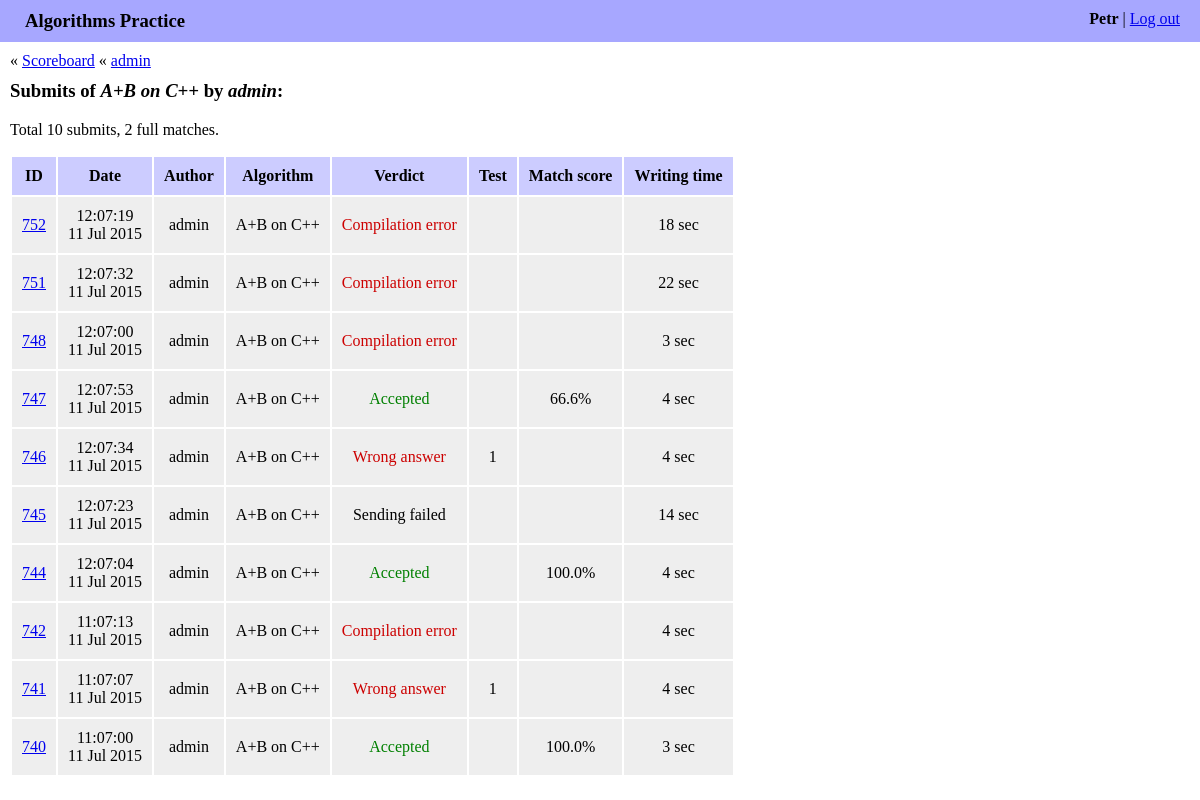
The app's page /history/admin/ab-on-c/ (signed in) with its own data.
### algo/models.py (models this page shows, shortened)
class Algorithm(models.Model):
    name = models.CharField(max_length=255)
    slug = models.SlugField(max_length=60)
    language = models.ForeignKey(Language)
    source_code = models.TextField()
    judge_space_id = models.IntegerField(blank=True, null=True)
    judge_problem_id = models.IntegerField(blank=True, null=True)
    def __str__(self):
        return self.name

class Submit(models.Model):
    algorithm = models.ForeignKey(Algorithm)
    author = models.ForeignKey(User)
    date = models.DateTimeField(auto_now_add=True)
    elapsed_seconds = models.IntegerField()
    source_code = models.TextField()
    score = models.FloatField()
    judge_submit_date = models.DateTimeField(blank=True, null=True)
    judge_verdict = models.CharField(blank=True, max_length=255)
    judge_test = models.IntegerField(blank=True, null=True)
    judge_comment = models.TextField(blank=True)
    awaiting_for_verdict = models.BooleanField()
    def get_verdict_type(self):
        try:
            return JUDGE_VERDICTS[self.judge_verdict][1]
        except KeyError:
            return 'unknown'
    def get_verdict_kind(self):
        verdict_type = self.get_verdict_type()
        if verdict_type == 'rejected':
            return 'bad'
        if verdict_type == 'accepted':
            return 'good'
        return 'unknown'
    def is_scores_visible(self):
        return not self.judge_verdict or self.get_verdict_kind() == 'good'
    EPS = 1e-7

### algo/views.py (the view)
# urls.py: url(r'^history/(?P<author_username>[\w-]+)/$',
@login_required
def history(request, author_username, algorithm_slug=None):
    author = get_object_or_404(User, username=author_username)
    if algorithm_slug is not None:
        algorithm = get_object_or_404(Algorithm, slug=algorithm_slug)
        submits = Submit.objects.filter(author=author, algorithm=algorithm)
    else:
        algorithm = None
        submits = Submit.objects.filter(author=author)
    submits = submits.order_by('-pk')
    full_matches_count = sum(1 for item in submits
                             if abs(item.score - 100) < Submit.EPS)
    return render(request, 'algo/history.html', {
        'algorithm': algorithm,
        'author': author,
        'full_matches_count': full_matches_count,
        'submits': submits,
    })

### algo/templates/algo/history.html (shortened to what this page needs)
{% extends "algo/base.html" %}
{% load staticfiles %}
{% block content %}
<div class="navigation_box">
    &laquo; <a href="{% url 'algo:index' %}">Scoreboard</a>
    {% if algorithm %}
    &laquo; <a href="{% url 'algo:history' author_username=author.username %}">
        {{ author.username }}
    </a>
    {% endif %}
</div>
<h3>
    Submits
    {% if algorithm %}
    of <i>{{ algorithm.name }}</i>
    {% endif %}
    by <i>{{ author.username }}</i>:
</h3>
<p>
    Total {{ submits|length }} submit{{ submits|length|pluralize }},
    {{ full_matches_count }} full match{{ full_matches_count|pluralize:"es" }}.
</p>
{% if submits %}
<table class="history_table">
    <thead>
        <th>ID</th>
        <th>Date</th>
        <th>Author</th>
        <th>Algorithm</th>
        <th>Verdict</th>
        <th>Test</th>
        <th>Match score</th>
        <th>Writing time</th>
    </thead>
    <tbody>
        {% for submit in submits %}
        <tr>
            <td>
                <a href="{% url 'algo:show_submit' submit.author.username submit.algorithm.slug submit.id %}">
                    {{ submit.id }}
                </a>
            </td>
            <td>
                {{ submit.date|date:"H:m:s" }}<br />
                {{ submit.date|date:"d M Y" }}
            </td>
            <td>{{ submit.author }}</td>
            <td>{{ submit.algorithm }}</td>
            <td>
                {% if submit.judge_verdict != None %}
                <span class="verdict_{{ submit.get_verdict_kind }}">
                    {{ submit.judge_verdict }}
                </span>
                {% endif %}
            </td>
            <td>
                {% if submit.judge_test != None %}
                {{ submit.judge_test }}
                {% endif %}
            </td>
            <td>
                {% if submit.is_scores_visible %}
                {{ submit.score|floatformat:1 }}%
                {% endif %}
            </td>
            <td>{{ submit.elapsed_seconds }} sec</td>
        </tr>
        {% endfor %}
    </tbody>
</table>
{% endif %}
{% endblock %}

### algo/templates/algo/base.html (shortened to what this page needs)
<!DOCTYPE html>
<html>
    <head>
        {% load staticfiles %}
        <link rel="stylesheet" href="{% static 'algo/style.css' %}">
    </head>
    <body>
        <div class="account_bar">
            <div class="account_info">
                <b>{{ request.user.username }}</b> | <a href="{% url 'logout' %}">Log out</a>
            </div>
            <div class="site_title">Algorithms Practice</div>
        </div>
        <div class="content">
        {% block content %}{% endblock %}
        </div>
    </body>
</html>

### algo/static/algo/style.css (style rules this page uses)
body { margin: 0; }
.account_bar { background-color: #a7a7ff; padding: 10px 20px 10px 25px; }
.account_info { float: right; }
.site_title { font-size: 14pt; font-weight: bold; }
.content { margin: 10px; }
h3 { margin-top: 10px; }
.verdict_bad { color: #c00; }
.verdict_good { color: green; }
.history_table { text-align: center; }
.history_table th { background-color: #ccf; padding: 10px; }
.history_table td { background-color: #eee; padding: 10px; }

### records on screen
Algorithm: name "A+B on C++"
Submit: id "752", date "12:07:19", date "11 Jul 2015", author "admin", algorithm "A+B on C++", judge_verdict "Compilation error", elapsed_seconds "18"
Submit: id "751", date "12:07:32", date "11 Jul 2015", author "admin", algorithm "A+B on C++", judge_verdict "Compilation error", elapsed_seconds "22"
Submit: id "748", date "12:07:00", date "11 Jul 2015", author "admin", algorithm "A+B on C++", judge_verdict "Compilation error", elapsed_seconds "3"
Submit: id "747", date "12:07:53", date "11 Jul 2015", author "admin", algorithm "A+B on C++", judge_verdict "Accepted", score "66.6", elapsed_seconds "4"
Submit: id "746", date "12:07:34", date "11 Jul 2015", author "admin", algorithm "A+B on C++", judge_verdict "Wrong answer", judge_test "1", elapsed_seconds "4"
Submit: id "745", date "12:07:23", date "11 Jul 2015", author "admin", algorithm "A+B on C++", judge_verdict "Sending failed", elapsed_seconds "14"
Submit: id "744", date "12:07:04", date "11 Jul 2015", author "admin", algorithm "A+B on C++", judge_verdict "Accepted", score "100.0", elapsed_seconds "4"
Submit: id "742", date "11:07:13", date "11 Jul 2015", author "admin", algorithm "A+B on C++", judge_verdict "Compilation error", elapsed_seconds "4"
Submit: id "741", date "11:07:07", date "11 Jul 2015", author "admin", algorithm "A+B on C++", judge_verdict "Wrong answer", judge_test "1", elapsed_seconds "4"
Submit: id "740", date "11:07:00", date "11 Jul 2015", author "admin", algorithm "A+B on C++", judge_verdict "Accepted", score "100.0", elapsed_seconds "3"

### other values on screen
{{ request.user.username }} "Petr"
{{ author.username }} "admin"
{{ submits|length }} "10"
{{ full_matches_count }} "2"
